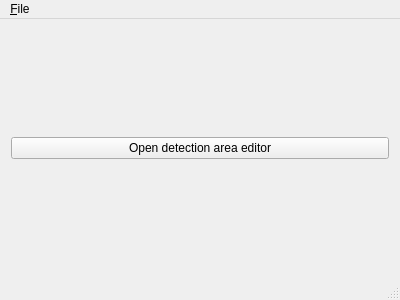
<?xml version="1.0" encoding="UTF-8"?>
<ui version="4.0">
 <class>MainWindow</class>
 <widget class="QMainWindow" name="MainWindow">
  <property name="geometry">
   <rect>
    <x>0</x>
    <y>0</y>
    <width>400</width>
    <height>300</height>
   </rect>
  </property>
  <property name="windowTitle">
   <string>MainWindow</string>
  </property>
  <widget class="QWidget" name="centralWidget">
   <layout class="QVBoxLayout" name="verticalLayout">
    <item>
     <widget class="QPushButton" name="openDetectionAreaEditorButton">
      <property name="text">
       <string>Open detection area editor</string>
      </property>
     </widget>
    </item>
   </layout>
  </widget>
  <widget class="QMenuBar" name="menuBar">
   <property name="geometry">
    <rect>
     <x>0</x>
     <y>0</y>
     <width>400</width>
     <height>27</height>
    </rect>
   </property>
   <widget class="QMenu" name="menu_File">
    <property name="title">
     <string>&amp;File</string>
    </property>
    <addaction name="action_Quit"/>
   </widget>
   <addaction name="menu_File"/>
  </widget>
  <widget class="QStatusBar" name="statusBar"/>
  <action name="action_Quit">
   <property name="text">
    <string>&amp;Quit</string>
   </property>
  </action>
 </widget>
 <layoutdefault spacing="6" margin="11"/>
 <resources/>
 <connections/>
</ui>
